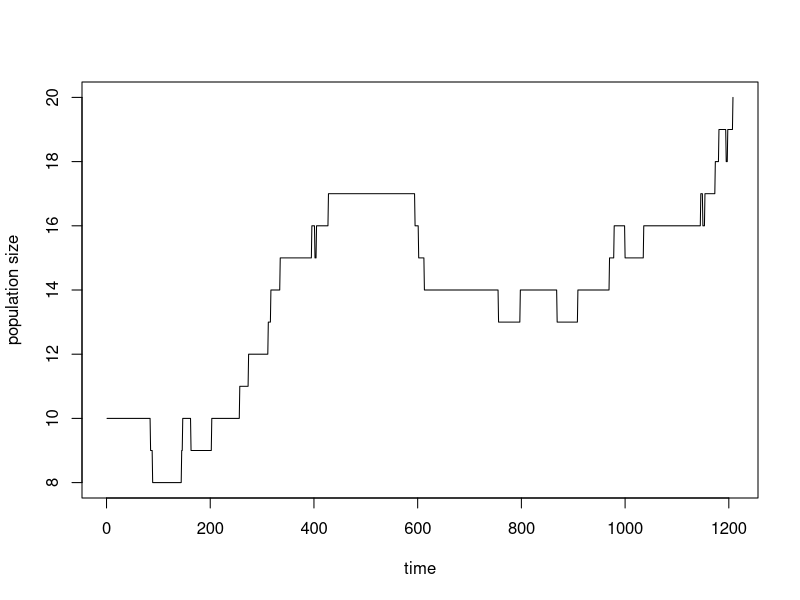
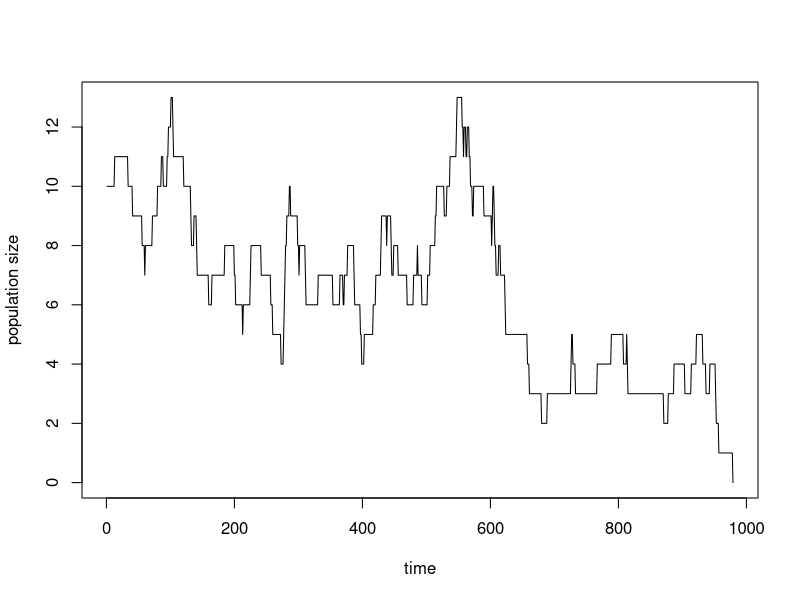

Reproduce these figures in R, in order.
# Method 1: more elegant?
stochastic.time.series <- function(N, Nmax, b, d, Dt){
  time.series <- c(N)
  while (N > 0 & N < Nmax) {
    event <- sample(c(1, -1, 0), 1, c(b*N*Dt, d*N*Dt, 1-N*Dt*(b + d)), replace = TRUE)
    N <- N + event
    time.series <- append(time.series, N)
  }
  return(time.series)
}
result <- stochastic.time.series(10, 20, 1.0, 1.1, 0.001)
plot(result, type = "l", xlab = "time", ylab = "population size")

# Method 2: more intuitive?
stochastic.time.series <- function(N0, Nmax, b, d, Dt){
  n <- c(N0)
  t <- 1
  while (n[t] > 0 & n[t] < Nmax) {
    event <- sample(c(1, -1, 0), 1, c(b*n[t]*Dt, d*n[t]*Dt, 1-n[t]*Dt*(b + d)), replace = TRUE)
    n[t+1] <- n[t] + event
    t <- t + 1
  }
  return(n)
}
result <- stochastic.time.series(10, 20, 1.0, 1.1, 0.01)
plot(result, type = "l", xlab = "time", ylab = "population size")


# drawing waiting times from exponential distribution

rexp(5, rate = 2)






